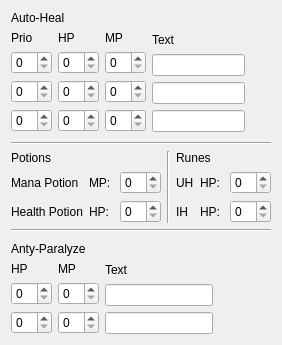
<?xml version="1.0" encoding="UTF-8"?>
<ui version="4.0">
 <class>Healer</class>
 <widget class="QDialog" name="Healer">
  <property name="geometry">
   <rect>
    <x>0</x>
    <y>0</y>
    <width>280</width>
    <height>345</height>
   </rect>
  </property>
  <property name="windowTitle">
   <string>Dialog</string>
  </property>
  <layout class="QVBoxLayout" name="verticalLayout_19">
   <item>
    <layout class="QVBoxLayout" name="verticalLayout_18">
     <item>
      <layout class="QHBoxLayout" name="horizontalLayout_4">
       <item>
        <layout class="QVBoxLayout" name="verticalLayout_5">
         <item>
          <widget class="QLabel" name="label_5">
           <property name="text">
            <string>Auto-Heal</string>
           </property>
          </widget>
         </item>
         <item>
          <layout class="QHBoxLayout" name="horizontalLayout">
           <item>
            <layout class="QVBoxLayout" name="verticalLayout">
             <item>
              <widget class="QLabel" name="label">
               <property name="text">
                <string>Prio</string>
               </property>
              </widget>
             </item>
             <item>
              <widget class="QSpinBox" name="spinBox"/>
             </item>
             <item>
              <widget class="QSpinBox" name="spinBox_2"/>
             </item>
             <item>
              <widget class="QSpinBox" name="spinBox_3"/>
             </item>
            </layout>
           </item>
           <item>
            <layout class="QVBoxLayout" name="verticalLayout_2">
             <item>
              <widget class="QLabel" name="label_2">
               <property name="text">
                <string>HP</string>
               </property>
              </widget>
             </item>
             <item>
              <widget class="QSpinBox" name="spinBox_7"/>
             </item>
             <item>
              <widget class="QSpinBox" name="spinBox_6"/>
             </item>
             <item>
              <widget class="QSpinBox" name="spinBox_9"/>
             </item>
            </layout>
           </item>
           <item>
            <layout class="QVBoxLayout" name="verticalLayout_3">
             <item>
              <widget class="QLabel" name="label_4">
               <property name="text">
                <string>MP</string>
               </property>
              </widget>
             </item>
             <item>
              <widget class="QSpinBox" name="spinBox_4"/>
             </item>
             <item>
              <widget class="QSpinBox" name="spinBox_5"/>
             </item>
             <item>
              <widget class="QSpinBox" name="spinBox_8"/>
             </item>
            </layout>
           </item>
           <item>
            <layout class="QVBoxLayout" name="verticalLayout_4">
             <item>
              <widget class="QLabel" name="label_3">
               <property name="text">
                <string>Text</string>
               </property>
              </widget>
             </item>
             <item>
              <widget class="QLineEdit" name="lineEdit"/>
             </item>
             <item>
              <widget class="QLineEdit" name="lineEdit_2"/>
             </item>
             <item>
              <widget class="QLineEdit" name="lineEdit_3"/>
             </item>
            </layout>
           </item>
          </layout>
         </item>
        </layout>
       </item>
       <item>
        <spacer name="horizontalSpacer_3">
         <property name="orientation">
          <enum>Qt::Horizontal</enum>
         </property>
         <property name="sizeHint" stdset="0">
          <size>
           <width>40</width>
           <height>20</height>
          </size>
         </property>
        </spacer>
       </item>
      </layout>
     </item>
     <item>
      <spacer name="verticalSpacer">
       <property name="orientation">
        <enum>Qt::Vertical</enum>
       </property>
       <property name="sizeHint" stdset="0">
        <size>
         <width>20</width>
         <height>40</height>
        </size>
       </property>
      </spacer>
     </item>
     <item>
      <widget class="Line" name="line">
       <property name="orientation">
        <enum>Qt::Horizontal</enum>
       </property>
      </widget>
     </item>
     <item>
      <layout class="QHBoxLayout" name="horizontalLayout_7">
       <item>
        <layout class="QVBoxLayout" name="verticalLayout_13">
         <item>
          <widget class="QLabel" name="label_6">
           <property name="text">
            <string>Potions</string>
           </property>
          </widget>
         </item>
         <item>
          <layout class="QHBoxLayout" name="horizontalLayout_3">
           <item>
            <layout class="QVBoxLayout" name="verticalLayout_7">
             <item>
              <widget class="QLabel" name="label_8">
               <property name="text">
                <string>Mana Potion</string>
               </property>
              </widget>
             </item>
             <item>
              <widget class="QLabel" name="label_12">
               <property name="text">
                <string>Health Potion</string>
               </property>
              </widget>
             </item>
            </layout>
           </item>
           <item>
            <layout class="QVBoxLayout" name="verticalLayout_11">
             <item>
              <widget class="QLabel" name="label_14">
               <property name="text">
                <string>MP: </string>
               </property>
              </widget>
             </item>
             <item>
              <widget class="QLabel" name="label_13">
               <property name="text">
                <string>HP: </string>
               </property>
              </widget>
             </item>
            </layout>
           </item>
           <item>
            <layout class="QVBoxLayout" name="verticalLayout_12">
             <item>
              <widget class="QSpinBox" name="spinBox_11"/>
             </item>
             <item>
              <widget class="QSpinBox" name="spinBox_10"/>
             </item>
            </layout>
           </item>
          </layout>
         </item>
        </layout>
       </item>
       <item>
        <widget class="Line" name="line_3">
         <property name="orientation">
          <enum>Qt::Vertical</enum>
         </property>
        </widget>
       </item>
       <item>
        <layout class="QVBoxLayout" name="verticalLayout_17">
         <item>
          <widget class="QLabel" name="label_15">
           <property name="text">
            <string>Runes</string>
           </property>
          </widget>
         </item>
         <item>
          <layout class="QHBoxLayout" name="horizontalLayout_5">
           <item>
            <layout class="QVBoxLayout" name="verticalLayout_14">
             <item>
              <widget class="QLabel" name="label_16">
               <property name="text">
                <string>UH</string>
               </property>
              </widget>
             </item>
             <item>
              <widget class="QLabel" name="label_17">
               <property name="text">
                <string>IH</string>
               </property>
              </widget>
             </item>
            </layout>
           </item>
           <item>
            <layout class="QVBoxLayout" name="verticalLayout_15">
             <item>
              <widget class="QLabel" name="label_18">
               <property name="text">
                <string>HP: </string>
               </property>
              </widget>
             </item>
             <item>
              <widget class="QLabel" name="label_19">
               <property name="text">
                <string>HP: </string>
               </property>
              </widget>
             </item>
            </layout>
           </item>
           <item>
            <layout class="QVBoxLayout" name="verticalLayout_16">
             <item>
              <widget class="QSpinBox" name="spinBox_12"/>
             </item>
             <item>
              <widget class="QSpinBox" name="spinBox_15"/>
             </item>
            </layout>
           </item>
          </layout>
         </item>
        </layout>
       </item>
       <item>
        <spacer name="horizontalSpacer_2">
         <property name="orientation">
          <enum>Qt::Horizontal</enum>
         </property>
         <property name="sizeHint" stdset="0">
          <size>
           <width>40</width>
           <height>20</height>
          </size>
         </property>
        </spacer>
       </item>
      </layout>
     </item>
     <item>
      <widget class="Line" name="line_2">
       <property name="orientation">
        <enum>Qt::Horizontal</enum>
       </property>
      </widget>
     </item>
     <item>
      <spacer name="verticalSpacer_2">
       <property name="orientation">
        <enum>Qt::Vertical</enum>
       </property>
       <property name="sizeHint" stdset="0">
        <size>
         <width>20</width>
         <height>40</height>
        </size>
       </property>
      </spacer>
     </item>
     <item>
      <layout class="QHBoxLayout" name="horizontalLayout_6">
       <item>
        <layout class="QVBoxLayout" name="verticalLayout_6">
         <item>
          <widget class="QLabel" name="label_7">
           <property name="text">
            <string>Anty-Paralyze</string>
           </property>
          </widget>
         </item>
         <item>
          <layout class="QHBoxLayout" name="horizontalLayout_2">
           <item>
            <layout class="QVBoxLayout" name="verticalLayout_8">
             <item>
              <widget class="QLabel" name="label_9">
               <property name="text">
                <string>HP</string>
               </property>
              </widget>
             </item>
             <item>
              <widget class="QSpinBox" name="spinBox_13"/>
             </item>
             <item>
              <widget class="QSpinBox" name="spinBox_14"/>
             </item>
            </layout>
           </item>
           <item>
            <layout class="QVBoxLayout" name="verticalLayout_9">
             <item>
              <widget class="QLabel" name="label_10">
               <property name="text">
                <string>MP</string>
               </property>
              </widget>
             </item>
             <item>
              <widget class="QSpinBox" name="spinBox_16"/>
             </item>
             <item>
              <widget class="QSpinBox" name="spinBox_17"/>
             </item>
            </layout>
           </item>
           <item>
            <layout class="QVBoxLayout" name="verticalLayout_10">
             <item>
              <widget class="QLabel" name="label_11">
               <property name="text">
                <string>Text</string>
               </property>
              </widget>
             </item>
             <item>
              <widget class="QLineEdit" name="lineEdit_4"/>
             </item>
             <item>
              <widget class="QLineEdit" name="lineEdit_5"/>
             </item>
            </layout>
           </item>
          </layout>
         </item>
        </layout>
       </item>
       <item>
        <spacer name="horizontalSpacer">
         <property name="orientation">
          <enum>Qt::Horizontal</enum>
         </property>
         <property name="sizeHint" stdset="0">
          <size>
           <width>40</width>
           <height>20</height>
          </size>
         </property>
        </spacer>
       </item>
      </layout>
     </item>
    </layout>
   </item>
  </layout>
  <zorder>label</zorder>
  <zorder>label_2</zorder>
  <zorder>label_3</zorder>
  <zorder>label_4</zorder>
  <zorder>textEdit</zorder>
  <zorder>textEdit_2</zorder>
  <zorder>textEdit_3</zorder>
  <zorder>textEdit_4</zorder>
  <zorder>textEdit_5</zorder>
  <zorder>textEdit_6</zorder>
  <zorder>textEdit_7</zorder>
  <zorder>textEdit_8</zorder>
  <zorder>textEdit_9</zorder>
  <zorder>textEdit_10</zorder>
  <zorder>textEdit_11</zorder>
  <zorder>textEdit_12</zorder>
  <zorder>textEdit_13</zorder>
  <zorder></zorder>
  <zorder>textEdit</zorder>
  <zorder>textEdit_2</zorder>
  <zorder>textEdit_3</zorder>
  <zorder>label_5</zorder>
  <zorder></zorder>
  <zorder>layoutWidget</zorder>
  <zorder>label_7</zorder>
  <zorder>label_6</zorder>
  <zorder>label_8</zorder>
  <zorder>label_12</zorder>
  <zorder>label_13</zorder>
  <zorder>label_14</zorder>
  <zorder>spinBox_10</zorder>
  <zorder>spinBox_11</zorder>
  <zorder>line</zorder>
  <zorder>line_2</zorder>
  <zorder>horizontalSpacer</zorder>
  <zorder>horizontalSpacer_2</zorder>
  <zorder>horizontalSpacer_3</zorder>
  <zorder>layoutWidget_2</zorder>
  <zorder>line_3</zorder>
  <zorder>verticalSpacer</zorder>
  <zorder>verticalSpacer_2</zorder>
 </widget>
 <resources/>
 <connections/>
</ui>
